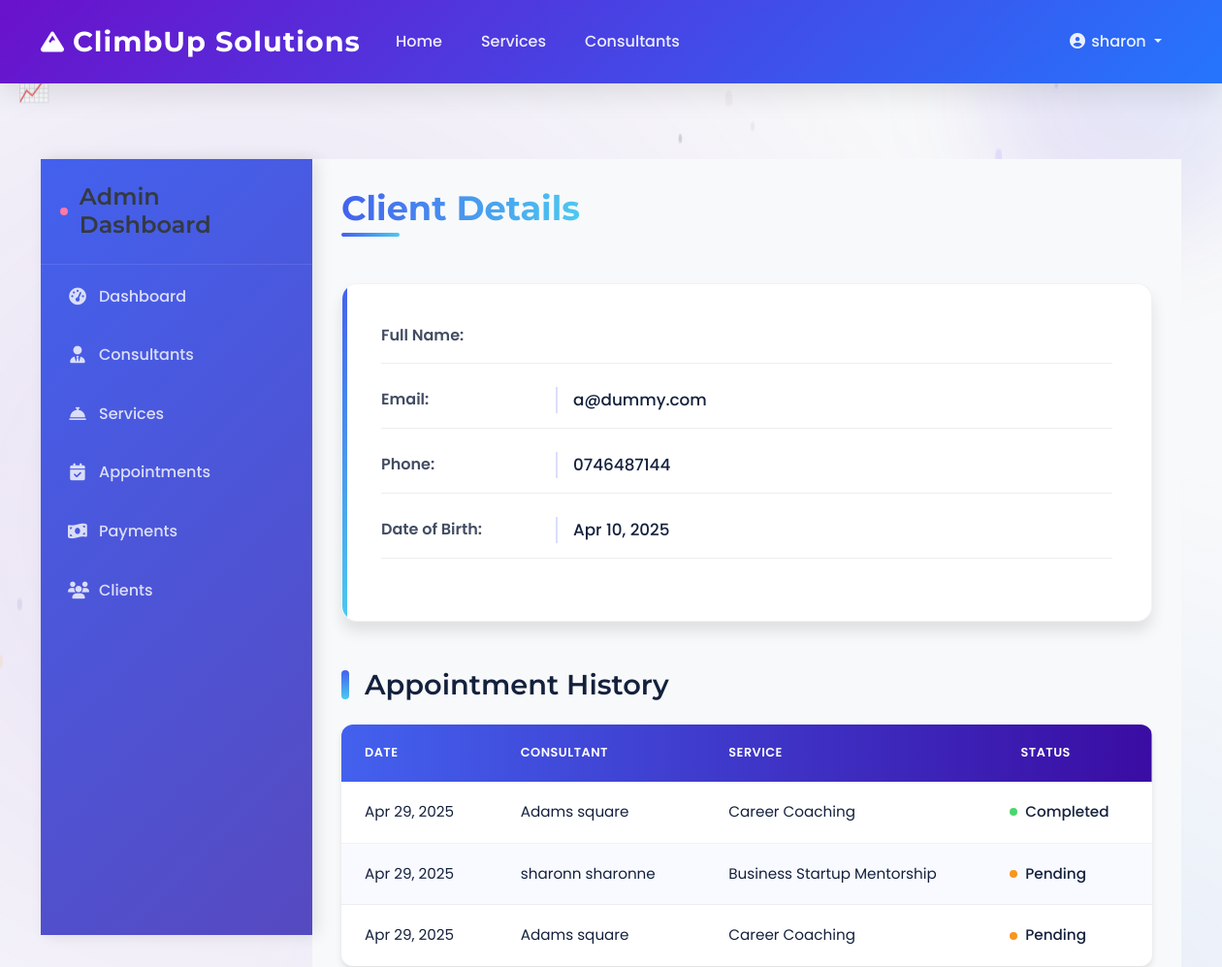
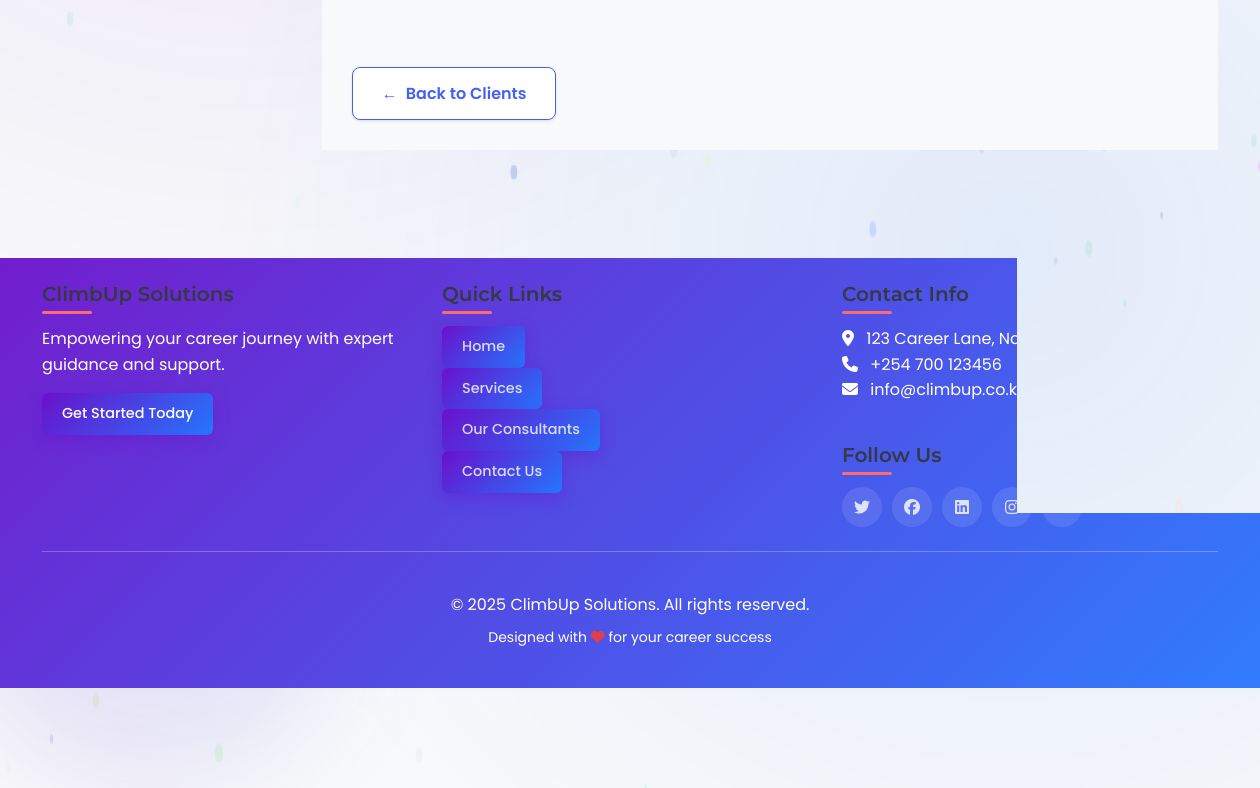
Page /clients/1/ (signed in) on the committed database (2 pictures, top to bottom).
### assist/models.py (models this page shows, shortened)
class Client(models.Model):
    user = models.OneToOneField(
        User, on_delete=models.CASCADE, related_name="client_profile"
    )
    phone = models.CharField(max_length=15)
    date_of_birth = models.DateField()
    referral_details = models.TextField(blank=True, null=True)

class Appointment(models.Model):
    MODE_CHOICES = (
        ("virtual", "Virtual Consultation"),
        ("physical", "Physical Meeting"),
    )
    STATUS_CHOICES = (
        ("pending", "Pending"),
        ("confirmed", "Confirmed"),
        ("completed", "Completed"),
        ("cancelled", "Cancelled"),
    )
    meet_link = models.URLField(blank=True, null=True)
    client = models.ForeignKey(
        Client, on_delete=models.CASCADE, related_name="appointments"
    )
    consultant = models.ForeignKey(
        Consultant, on_delete=models.CASCADE, related_name="appointments"
    )
    service = models.ForeignKey(
        Service,
        on_delete=models.SET_NULL,
        null=True,
        blank=True,
        related_name="appointments",
    )
    start_time = models.DateTimeField()
    end_time = models.DateTimeField()
    mode = models.CharField(max_length=10, choices=MODE_CHOICES)
    status = models.CharField(max_length=10, choices=STATUS_CHOICES, default="pending")
    created_at = models.DateTimeField(auto_now_add=True)

class Consultant(models.Model):
    user = models.OneToOneField(
        User, on_delete=models.CASCADE, related_name="consultant_profile"
    )
    expertise = models.CharField(max_length=255)
    bio = models.TextField()
    hourly_rate = models.DecimalField(max_digits=8, decimal_places=2)
    is_active = models.BooleanField(default=True)
    photo = models.ImageField(upload_to="consultant/", null=True, blank=True)

class Service(models.Model):
    name = models.CharField(max_length=255)
    description = models.TextField()
    consultant = models.ForeignKey(
        Consultant, on_delete=models.CASCADE, related_name="services"
    )

### assist/views.py (the view)
# urls.py: path("clients/<int:pk>/", views.client_detail, name="client_detail"),
@user_passes_test(is_admin)
def client_detail(request, pk):
    client = Client.objects.get(pk=pk)
    appointments = client.appointments.all()
    return render(
        request,
        "admin_dashboard/client_detail.html",
        {"client": client, "appointments": appointments},
    )

### assist/context_processors.py (called while the page is built)
def unread_notifications(request):
    unread_count = 0
    if request.user.is_authenticated:
        unread_count = request.user.notifications.filter(read=False).count()
    return {"unread_count": unread_count}

### assist/views.py (called while the page is built)
def is_admin(user):
    return user.is_staff

### assist/templates/admin_dashboard/client_detail.html (shortened to what this page needs)
{% extends 'admin_dashboard/base.html' %}
{% block admin_content %}
<div class="admin-header">
    <h1>Client Details</h1>
</div>
<div class="client-detail">
    <div class="detail-row">
        <span class="detail-label">Full Name:</span>
    </div>
    <div class="detail-row">
        <span class="detail-label">Email:</span>
        <span class="detail-value">{{ client.user.email }}</span>
    </div>
    <div class="detail-row">
        <span class="detail-label">Phone:</span>
        <span class="detail-value">{{ client.phone }}</span>
    </div>
    <div class="detail-row">
        <span class="detail-label">Date of Birth:</span>
        <span class="detail-value">{{ client.date_of_birth|date:"M d, Y" }}</span>
    </div>
</div>
<h2 class="appointments-header">Appointment History</h2>
<table class="admin-table">
    <thead>
        <tr>
            <th>Date</th>
            <th>Consultant</th>
            <th>Service</th>
            <th>Status</th>
        </tr>
    </thead>
    <tbody>
        {% for appt in appointments %}
        <tr data-status="{{ appt.status|lower }}">
            <td>{{ appt.start_time|date:"M d, Y" }}</td>
            <td>{{ appt.consultant.user.get_full_name }}</td>
            <td>{{ appt.service.name|default:"-" }}</td>
            <td>{{ appt.get_status_display }}</td>
        </tr>
        {% endfor %}
    </tbody>
</table>
<a href="{% url 'client_list' %}" class="btn-back">Back to Clients</a>
{% endblock %}

### assist/templates/base.html (shortened to what this page needs)
{% load user_tags %}
<!DOCTYPE html>
<html lang="en">
<head>
    <link href="https://cdn.jsdelivr.net/npm/bootstrap@5.3.0/dist/css/bootstrap.min.css" rel="stylesheet">
    <link rel="stylesheet" href="https://cdnjs.cloudflare.com/ajax/libs/font-awesome/6.4.0/css/all.min.css">
</head>
<body>
    <div class="decorative-shape shape-1"></div>
    <div class="decorative-shape shape-2"></div>
    <nav class="navbar navbar-expand-lg navbar-dark sticky-top">
        <div class="container">
            <a class="navbar-brand" href="{% url 'home' %}">
                <i class="fas fa-mountain me-2"></i>ClimbUp Solutions
            </a>
            <div class="collapse navbar-collapse" id="navbarNav">
                <ul class="navbar-nav me-auto">
                    <li class="nav-item">
                        <a class="nav-link" href="{% url 'home' %}">Home</a>
                    </li>
                    <li class="nav-item">
                        <a class="nav-link" href="{% url 'services' %}">Services</a>
                    </li>
                    <li class="nav-item">
                        <a class="nav-link" href="{% url 'consultants' %}">Consultants</a>
                    </li>
                </ul>
                <ul class="navbar-nav">
                    {% if user.is_authenticated %}
                        <li class="nav-item dropdown">
                            <a class="nav-link dropdown-toggle" href="#" id="userDropdown" role="button" data-bs-toggle="dropdown">
                                <i class="fas fa-user-circle fa-fw"></i> {{ user.get_full_name|default:user.username }}
                            </a>
                        </li>
                    {% endif %}
                </ul>
            </div>
        </div>
    </nav>
    <main class="container my-5">
        {% block content %}{% endblock %}
    </main>
    <footer class="py-4 mt-5">
        <div class="container">
            <div class="row">
                <div class="col-md-4 mb-4 mb-md-0">
                    <h5>ClimbUp Solutions</h5>
                    <p>Empowering your career journey with expert guidance and support.</p>
                    <div class="mt-3">
                        <button class="btn btn-magic pulse">Get Started Today</button>
                    </div>
                </div>
               <div class="col-md-4 mb-4 mb-md-0">
            <h5>Quick Links</h5>
            <div class="link-buttons">
                <a href="{% url 'home' %}" class="btn btn-magic pulse">Home</a><br>
                <a href="{% url 'services' %}" class="btn btn-magic pulse">Services</a><br>
                <a href="{% url 'consultants' %}" class="btn btn-magic pulse">Our Consultants</a><br>
                <a href="{% url 'contact' %}" class="btn btn-magic pulse">Contact Us</a><br>
            </div>
        </div>
                <div class="col-md-4">
                    <h5>Contact Info</h5>
                    <address class="mb-3">
                        <i class="fas fa-map-marker-alt me-2"></i> 123 Career Lane, Nairobi<br>
                        <i class="fas fa-phone me-2"></i> +254 700 123456<br>
                        <i class="fas fa-envelope me-2"></i> info@climbup.co.ke
                    </address>
                    <h5 class="mt-4">Follow Us</h5>
                    <div class="social-icons d-flex">
                        <a href="#"><i class="fab fa-twitter"></i></a>
                        <a href="#"><i class="fab fa-facebook"></i></a>
                        <a href="#"><i class="fab fa-linkedin"></i></a>
                        <a href="#"><i class="fab fa-instagram"></i></a>
                        <a href="#"><i class="fab fa-youtube"></i></a>
                    </div>
                </div>
            </div>
            <hr class="bg-light my-4">
            <div class="text-center pt-3">
                <p class="mb-0">&copy; {% now "Y" %} ClimbUp Solutions. All rights reserved.</p>
                <p class="small mt-2">Designed with <i class="fas fa-heart text-danger"></i> for your career success</p>
            </div>
        </div>
    </footer>
</body>
</html>

### assist/templates/base.html (style rules this page uses)
:root { --primary-color: #6a11cb; --secondary-color: #2575fc; --accent-color: #ff6b6b; --light-color: #f8f9fa; --dark-color: #343a40; --success-color: #28a745; --info-color: #17a2b8; --warning-color: #ffc107; --danger-color: #dc3545; --text-color: #495057; --text-light: #6c757d; --gradient-primary: linear-gradient(135deg, var(--primary-color) 0%, var(--secondary-color) 100%); --gradient-accent: linear-gradient(135deg, var(--accent-color) 0%, #ff8e53 100%); --box-shadow: 0 10px 30px rgba(0, 0, 0, 0.1); --box-shadow-hover: 0 15px 35px rgba(0, 0, 0, 0.15); --transition: all 0.3s ease-in-out; }
* { margin: 0; padding: 0; box-sizing: border-box; }
body { font-family: 'Poppins', sans-serif; color: var(--text-color); background-color: #f5f7fa; line-height: 1.6; overflow-x: hidden; position: relative; }
body::before { content: ''; position: fixed; top: 0; left: 0; width: 100%; height: 100%; background: radial-gradient(circle at 20% 30%, rgba(106, 17, 203, 0.1) 0%, transparent 50%), radial-gradient(circle at 80% 70%, rgba(37, 117, 252, 0.1) 0%, transparent 50%); z-index: -1; pointer-events: none; }
h1, h2, h3, h4, h5, h6 { font-family: 'Montserrat', sans-serif; font-weight: 600; color: var(--dark-color); }
.navbar { background: var(--gradient-primary) !important; box-shadow: var(--box-shadow); padding: 15px 0; transition: var(--transition); }
.navbar-brand { font-family: 'Montserrat', sans-serif; font-weight: 700; font-size: 1.8rem; letter-spacing: 1px; display: flex; align-items: center; transition: var(--transition); }
.navbar-brand i { font-size: 1.5rem; margin-right: 10px; color: white; }
.nav-link { font-weight: 500; padding: 8px 15px !important; margin: 0 5px; border-radius: 50px; transition: var(--transition); position: relative; color: rgba(255, 255, 255, 0.9) !important; }
.nav-link::before { content: ''; position: absolute; bottom: 0; left: 50%; transform: translateX(-50%); width: 0; height: 2px; background-color: white; transition: var(--transition); }
main { min-height: calc(100vh - 300px); padding-top: 30px; padding-bottom: 60px; position: relative; }
.container { max-width: 1200px; }
footer { background: var(--gradient-primary); color: white; padding: 60px 0 30px; position: relative; overflow: hidden; }
footer::before { content: ''; position: absolute; top: 0; left: 0; width: 100%; height: 100%; background-size: cover; z-index: 0; }
footer h5 { font-weight: 600; margin-bottom: 20px; position: relative; display: inline-block; }
footer h5::after { content: ''; position: absolute; bottom: -8px; left: 0; width: 50px; height: 3px; background: var(--accent-color); border-radius: 3px; }
footer a { color: rgba(255, 255, 255, 0.8) !important; text-decoration: none; transition: var(--transition); display: inline-block; }
.social-icons a { display: inline-flex; align-items: center; justify-content: center; width: 40px; height: 40px; border-radius: 50%; background-color: rgba(255, 255, 255, 0.1); margin-right: 10px; transition: var(--transition); }
.btn-magic { background: var(--gradient-primary); border: none; color: white; padding: 12px 25px; border-radius: 50px; font-weight: 600; box-shadow: 0 5px 15px rgba(106, 17, 203, 0.4); transition: var(--transition); position: relative; overflow: hidden; }
.btn-magic::before { content: ''; position: absolute; top: 0; left: -100%; width: 100%; height: 100%; background: linear-gradient(90deg, transparent, rgba(255, 255, 255, 0.2), transparent); transition: 0.5s; }
.pulse { animation: pulse 2s infinite; }
.decorative-shape { position: absolute; width: 200px; height: 200px; border-radius: 50%; background: linear-gradient(45deg, rgba(106, 17, 203, 0.1), rgba(37, 117, 252, 0.1)); filter: blur(50px); z-index: -1; }
.shape-1 { top: -50px; right: -50px; width: 300px; height: 300px; }
.shape-2 { bottom: -100px; left: -50px; width: 400px; height: 400px; }

### rows in the picture
Client: user.email "a@dummy.com", phone "0746487144", date_of_birth "Apr 10, 2025"
Appointment: start_time "Apr 29, 2025", consultant.user.get_full_name "Adams square", service.name "Career Coaching", status "Completed"
Appointment: start_time "Apr 29, 2025", consultant.user.get_full_name "sharonn sharonne", service.name "Business Startup Mentorship", status "Pending"
Appointment: start_time "Apr 29, 2025", consultant.user.get_full_name "Adams square", service.name "Career Coaching", status "Pending"

### other values in the picture
{{ user.get_full_name|default:user.username }} "sharon"
